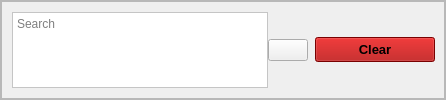
               <widget class="QFrame" name="searchFrame_3">
                <property name="styleSheet">
                 <string notr="true">#frame_14{
	background-color: transparent;
}
#searchBar_3{
	background-color: rgb(255, 255, 255);
	color: rgb(0, 0, 0);
}</string>
                </property>
                <property name="frameShape">
                 <enum>QFrame::StyledPanel</enum>
                </property>
                <property name="frameShadow">
                 <enum>QFrame::Raised</enum>
                </property>
                <layout class="QHBoxLayout" name="horizontalLayout_23">
                 <property name="spacing">
                  <number>0</number>
                 </property>
                 <property name="leftMargin">
                  <number>0</number>
                 </property>
                 <property name="topMargin">
                  <number>0</number>
                 </property>
                 <property name="rightMargin">
                  <number>0</number>
                 </property>
                 <property name="bottomMargin">
                  <number>0</number>
                 </property>
                 <item alignment="Qt::AlignHCenter">
                  <widget class="QFrame" name="frame_13">
                   <property name="frameShape">
                    <enum>QFrame::StyledPanel</enum>
                   </property>
                   <property name="frameShadow">
                    <enum>QFrame::Raised</enum>
                   </property>
                   <layout class="QHBoxLayout" name="horizontalLayout_24">
                    <item>
                     <widget class="QFrame" name="frame_14">
                      <property name="sizePolicy">
                       <sizepolicy hsizetype="Fixed" vsizetype="Preferred">
                        <horstretch>0</horstretch>
                        <verstretch>0</verstretch>
                       </sizepolicy>
                      </property>
                      <property name="styleSheet">
                       <string notr="true"/>
                      </property>
                      <property name="frameShape">
                       <enum>QFrame::StyledPanel</enum>
                      </property>
                      <property name="frameShadow">
                       <enum>QFrame::Raised</enum>
                      </property>
                      <layout class="QHBoxLayout" name="horizontalLayout_25">
                       <property name="spacing">
                        <number>0</number>
                       </property>
                       <property name="leftMargin">
                        <number>0</number>
                       </property>
                       <property name="topMargin">
                        <number>0</number>
                       </property>
                       <property name="rightMargin">
                        <number>0</number>
                       </property>
                       <property name="bottomMargin">
                        <number>0</number>
                       </property>
                       <item alignment="Qt::AlignTop">
                        <widget class="QTextEdit" name="searchBar_3">
                         <property name="sizePolicy">
                          <sizepolicy hsizetype="Minimum" vsizetype="Ignored">
                           <horstretch>0</horstretch>
                           <verstretch>0</verstretch>
                          </sizepolicy>
                         </property>
                         <property name="placeholderText">
                          <string>Search</string>
                         </property>
                        </widget>
                       </item>
                       <item alignment="Qt::AlignHCenter|Qt::AlignVCenter">
                        <widget class="QPushButton" name="pushButton_4">
                         <property name="sizePolicy">
                          <sizepolicy hsizetype="Preferred" vsizetype="Preferred">
                           <horstretch>0</horstretch>
                           <verstretch>0</verstretch>
                          </sizepolicy>
                         </property>
                         <property name="text">
                          <string/>
                         </property>
                         <property name="icon">
                          <iconset resource="resources.qrc">
                           <normaloff>:/icons/icons/search.svg</normaloff>:/icons/icons/search.svg</iconset>
                         </property>
                         <property name="iconSize">
                          <size>
                           <width>24</width>
                           <height>24</height>
                          </size>
                         </property>
                        </widget>
                       </item>
                      </layout>
                     </widget>
                    </item>
                    <item>
                     <widget class="QPushButton" name="deleteRowBtn_2">
                      <property name="sizePolicy">
                       <sizepolicy hsizetype="Fixed" vsizetype="Fixed">
                        <horstretch>0</horstretch>
                        <verstretch>0</verstretch>
                       </sizepolicy>
                      </property>
                      <property name="minimumSize">
                       <size>
                        <width>120</width>
                        <height>25</height>
                       </size>
                      </property>
                      <property name="maximumSize">
                       <size>
                        <width>120</width>
                        <height>16777215</height>
                       </size>
                      </property>
                      <property name="font">
                       <font>
                        <pointsize>10</pointsize>
                        <weight>75</weight>
                        <bold>true</bold>
                       </font>
                      </property>
                      <property name="styleSheet">
                       <string notr="true">QPushButton{
background-color: rgb(170, 0, 0);}</string>
                      </property>
                      <property name="text">
                       <string>Clear</string>
                      </property>
                      <property name="checkable">
                       <bool>true</bool>
                      </property>
                     </widget>
                    </item>
                   </layout>
                  </widget>
                 </item>
                </layout>
               </widget>
